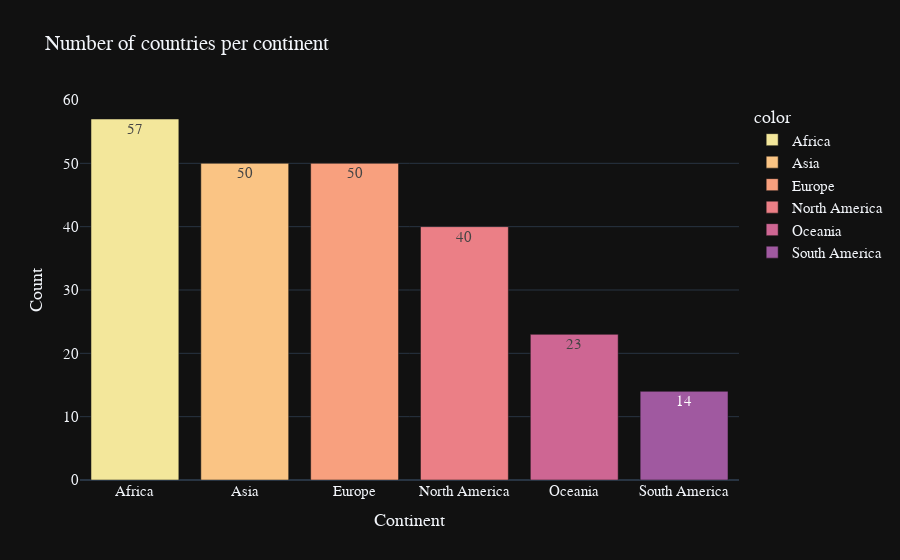

Notebook cell for this chart:
### Code cell
# Number of countries on each continent
country_per_continent = df['Continent'].value_counts()
country_per_continent

fig = px.bar(x=country_per_continent.index, y=country_per_continent.values, color = country_per_continent.index, 
             template = 'plotly_dark', color_discrete_sequence = px.colors.sequential.Sunset, 
             title="Number of countries per continent", text=country_per_continent.values)
fig.update_layout({'xaxis':{'title': {'text' : 'Continent'}}})
fig.update_layout({'yaxis':{'title': {'text' : 'Count'}}})
fig.update_layout(font = dict(size=15,family="Franklin Gothic"))
fig.show()

### Figure 1 — Plotly figure (JSON) as saved in the notebook; plotly's stock layout.template omitted (floating-point values rounded to 4 significant figures)
{"data": [{"alignmentgroup": "True", "hovertemplate": "color=Africa<br>x=%{x}<br>y=%{y}<br>text=%{text}<extra></extra>", "legendgroup": "Africa", "marker": {"color": "rgb(243, 231, 155)", "pattern": {"shape": ""}}, "name": "Africa", "offsetgroup": "Africa", "orientation": "v", "showlegend": true, "text": [57], "textposition": "auto", "type": "bar", "x": ["Africa"], "xaxis": "x", "y": [57], "yaxis": "y"}, {"alignmentgroup": "True", "hovertemplate": "color=Asia<br>x=%{x}<br>y=%{y}<br>text=%{text}<extra></extra>", "legendgroup": "Asia", "marker": {"color": "rgb(250, 196, 132)", "pattern": {"shape": ""}}, "name": "Asia", "offsetgroup": "Asia", "orientation": "v", "showlegend": true, "text": [50], "textposition": "auto", "type": "bar", "x": ["Asia"], "xaxis": "x", "y": [50], "yaxis": "y"}, {"alignmentgroup": "True", "hovertemplate": "color=Europe<br>x=%{x}<br>y=%{y}<br>text=%{text}<extra></extra>", "legendgroup": "Europe", "marker": {"color": "rgb(248, 160, 126)", "pattern": {"shape": ""}}, "name": "Europe", "offsetgroup": "Europe", "orientation": "v", "showlegend": true, "text": [50], "textposition": "auto", "type": "bar", "x": ["Europe"], "xaxis": "x", "y": [50], "yaxis": "y"}, {"alignmentgroup": "True", "hovertemplate": "color=North America<br>x=%{x}<br>y=%{y}<br>text=%{text}<extra></extra>", "legendgroup": "North America", "marker": {"color": "rgb(235, 127, 134)", "pattern": {"shape": ""}}, "name": "North America", "offsetgroup": "North America", "orientation": "v", "showlegend": true, "text": [40], "textposition": "auto", "type": "bar", "x": ["North America"], "xaxis": "x", "y": [40], "yaxis": "y"}, {"alignmentgroup": "True", "hovertemplate": "color=Oceania<br>x=%{x}<br>y=%{y}<br>text=%{text}<extra></extra>", "legendgroup": "Oceania", "marker": {"color": "rgb(206, 102, 147)", "pattern": {"shape": ""}}, "name": "Oceania", "offsetgroup": "Oceania", "orientation": "v", "showlegend": true, "text": [23], "textposition": "auto", "type": "bar", "x": ["Oceania"], "xaxis": "x", "y": [23], "yaxis": "y"}, {"alignmentgroup": "True", "hovertemplate": "color=South America<br>x=%{x}<br>y=%{y}<br>text=%{text}<extra></extra>", "legendgroup": "South America", "marker": {"color": "rgb(160, 89, 160)", "pattern": {"shape": ""}}, "name": "South America", "offsetgroup": "South America", "orientation": "v", "showlegend": true, "text": [14], "textposition": "auto", "type": "bar", "x": ["South America"], "xaxis": "x", "y": [14], "yaxis": "y"}], "layout": {"autosize": true, "barmode": "relative", "font": {"family": "Franklin Gothic", "size": 15}, "legend": {"title": {"text": "color"}, "tracegroupgap": 0}, "title": {"text": "Number of countries per continent"}, "xaxis": {"anchor": "y", "autorange": true, "domain": [0, 1], "range": [-0.5, 5.5], "title": {"text": "Continent"}, "type": "category"}, "yaxis": {"anchor": "x", "autorange": true, "domain": [0, 1], "range": [0, 60], "title": {"text": "Count"}, "type": "linear"}}}
